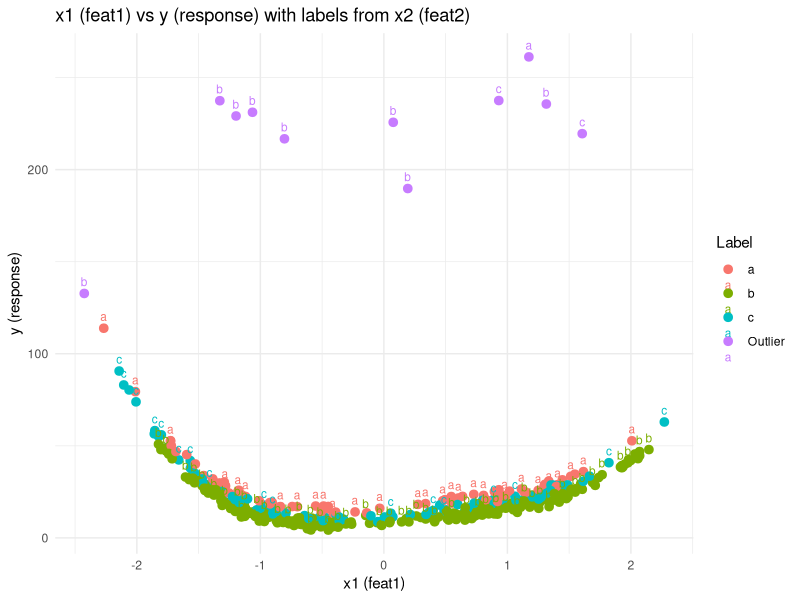
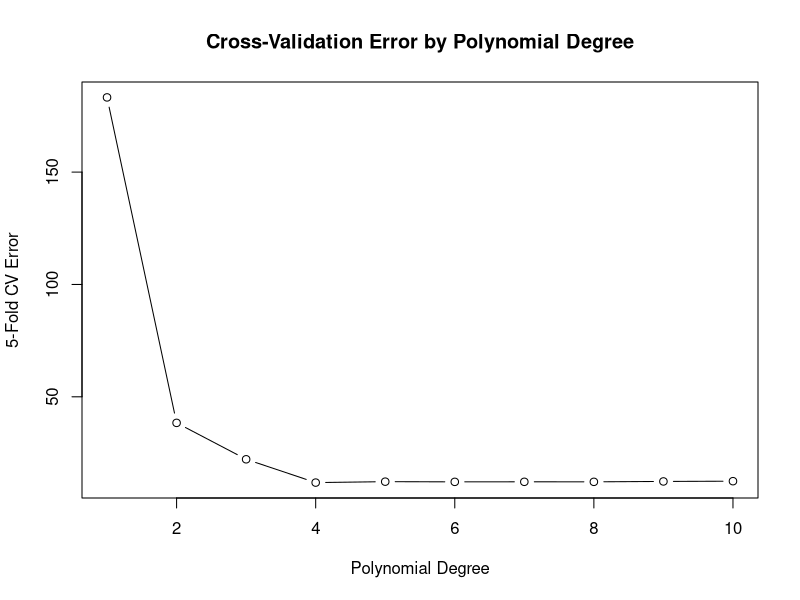
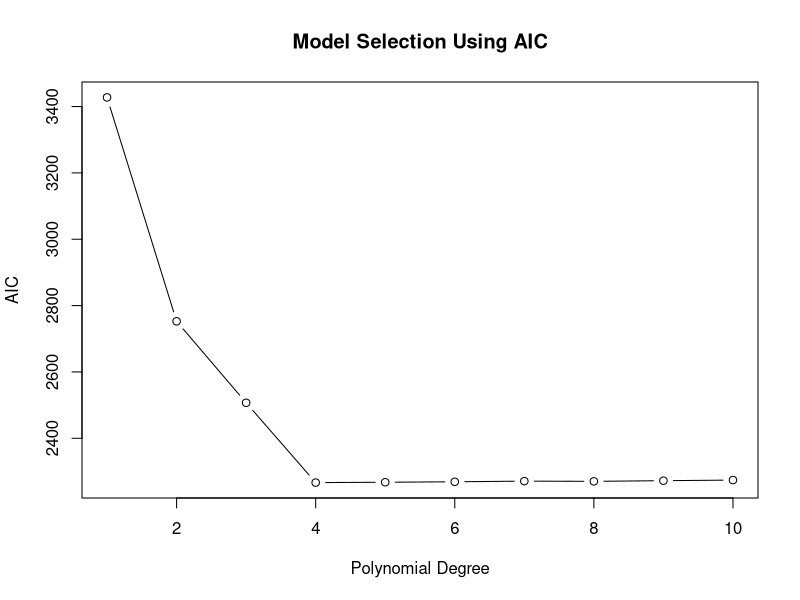

Reproduce these figures in R, in order.
## ---- chunk 1
knitr::opts_chunk$set(echo = TRUE)
## ---- chunk 2
library(glmnet)
library(tidyverse)
library(ggplot2)
library(ggrepel)
library(boot)
## ---- chunk 3
data <- read.table("midterm_a_data.csv", sep=",", header=TRUE)
## ---- chunk 4
# Map: x1 -> feat1, y -> response, x2 -> feat2
data <- data %>%
  mutate(
    z_response = as.numeric(scale(response)),
    label_group = ifelse(abs(z_response) > 3, "Outlier", as.character(feat2))
  )

# Scatter with text labels from x2 (feat2) and legend including "Outlier"
ggplot(data, aes(x = feat1, y = response, color = label_group)) +
  geom_point(size = 2.6) +
  geom_text(aes(label = feat2), vjust = -0.8, size = 3, check_overlap = TRUE) +
  labs(
    title = "x1 (feat1) vs y (response) with labels from x2 (feat2)",
    x = "x1 (feat1)", y = "y (response)", color = "Label"
  ) +
  theme_minimal()


## ---- chunk 5
# Compute absolute z-scores and remove outliers in one go
z_limit <- 3

# Separate outliers using subset for variety
outliers_df <- subset(data, abs(z_response) > z_limit)
clean_data <- subset(data, abs(z_response) <= z_limit)

# Display summary of removal
num_out <- nrow(outliers_df)
num_left <- nrow(clean_data)

message("Outliers removed: ", num_out)
message("Data points remaining: ", num_left)

## ---- chunk 6
# Fit linear regression on cleaned data (without outliers)
lm_model <- lm(response ~ feat1 + feat2 + feat3, data = clean_data)

# Display regression summary
summary(lm_model)
## ---- chunk 7
set.seed(123)  # for reproducibility

# Create a function to compute CV error for a given degree
cv_error <- rep(0, 10)  # store mean CV error for degrees 1–10

for (d in 1:10) {
  # Fit polynomial model of degree d
  model <- glm(response ~ poly(feat1, d), data = clean_data)
  
  # Perform 5-fold cross-validation
  cv_result <- cv.glm(clean_data, model, K = 5)
  
  # Store mean cross-validation error
  cv_error[d] <- cv_result$delta[1]
}

# Plot CV error vs. polynomial degree
plot(1:10, cv_error, type = "b",
     xlab = "Polynomial Degree",
     ylab = "5-Fold CV Error",
     main = "Cross-Validation Error by Polynomial Degree")

## ---- chunk 8
aic_values <- numeric(10)

# Fit polynomial models of degree 1–10 and record AIC
for (d in 1:10) {
  model <- glm(response ~ poly(feat1, d), data = clean_data)
  aic_values[d] <- AIC(model)
}

# Plot AIC vs. polynomial degree
plot(1:10, aic_values, type = "b",
     xlab = "Polynomial Degree",
     ylab = "AIC",
     main = "Model Selection Using AIC")

# Identify the degree with minimum AIC
best_degree <- which.min(aic_values)
cat("Polynomial degree with lowest AIC:", best_degree, "\n")
